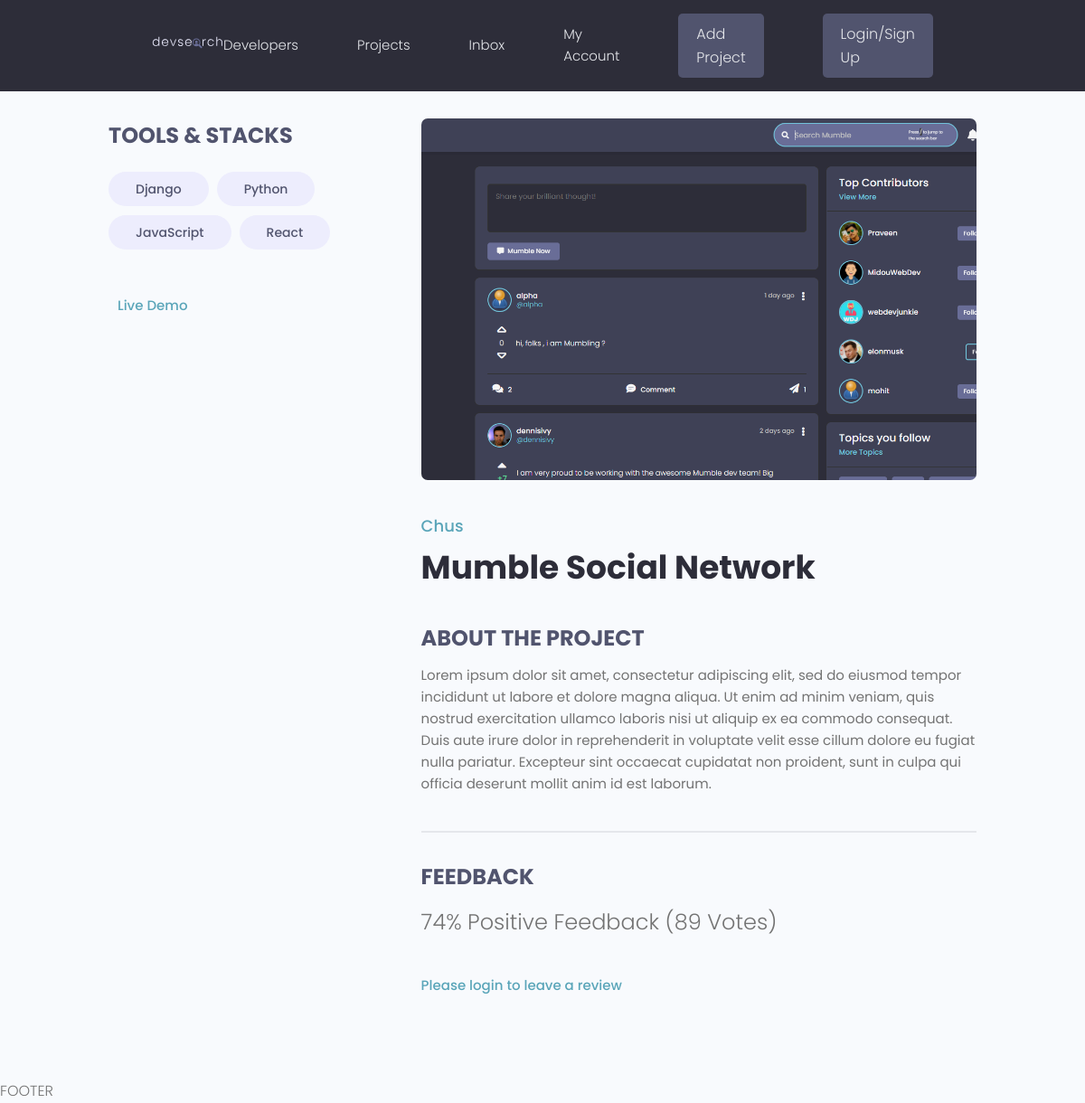
Screenshot of /projects/project/cf379486-8d9c-4b88-8bc6-c9e83bc3019e with the database file from the repository.
### projects/models.py (models this page shows, shortened)
class Tag(models.Model):
    name = models.CharField(max_length=200)
    created = models.DateTimeField(auto_now_add=True)
    id = models.UUIDField(default=uuid.uuid4, unique=True, primary_key=True, editable=False)
    def __str__(self):
        return self.name

class Project(models.Model):
    owner = models.ForeignKey(Profile, null=True, blank=True, on_delete=models.SET_NULL)
    title = models.CharField(max_length=200)
    description = models.TextField(null=True, blank=True)
    demo_link = models.CharField(max_length=2000,  null=True, blank=True)
    featured_image = models.ImageField(null=True, blank=True, default="default.jpg")
    source_link = models.CharField(max_length=2000,  null=True, blank=True)
    tags = models.ManyToManyField('Tag', blank=True)
    vote_total = models.IntegerField(default=0, null=True, blank=True)
    vote_ratio = models.IntegerField(default=0, null=True, blank=True)
    created = models.DateTimeField(auto_now_add=True)
    id = models.UUIDField(default=uuid.uuid4, unique=True, primary_key=True, editable=False)

### projects/views.py (the view)
# urls.py: path("project/<str:pk>", views.project, name="project"),
def project(request, pk):
    projectObj = Project.objects.get(id=pk)
    context = {
        'project':projectObj,
    }
    return render(request, 'projects/single-project.html', context=context)

### projects/templates/projects/single-project.html (shortened to what this page needs)
{% extends "base.html" %}
{% block content %}
<main class="singleProject my-md">
    <div class="container">
        <div class="layout">
            <div class="column column--1of3">
                <h3 class="singleProject__subtitle">Tools & Stacks</h3>
                <div class="singleProject__toolStack">
                    {% for tag in project.tags.all %}
                    <span class="tag tag--pill tag--sub tag--lg">
                        <small>{{tag}}</small>
                    </span>
                    {% endfor %}
                </div>
                {% if project.demo_link %}
                <a class="singleProject__liveLink" href="{{project.source_link}}" target="_blank">Live Demo
                </a>
                {% endif %}
            </div>
            <div class="column column--2of3">
                <img class="singleProject__preview" src="{{ project.featured_image.url }}" alt="portfolio thumbnail" />
                <a href=""
                    class="singleProject__developer">Chus</a>
                <h2 class="singleProject__title">{{project.title}}</h2>
                <h3 class="singleProject__subtitle">About the Project</h3>
                <div class="singleProject__info">
                    {{project.description}}
                </div>
                <div class="comments">
                    <h3 class="singleProject__subtitle">Feedback</h3>
                    <h5 class="project--rating">
                        {{project.vote_ratio}}% Positive Feedback ({{project.vote_total}}
                        Vote{{project.vote_total|pluralize:"s"}})
                    </h5>
                    {% if request.user.profile.id in project.reviewers %}
                    <p>You have already submitted your review for this project</p>
                    {% elif request.user.profile == project.owner %}
                    <p>You cannot review your own work</p>
                    {% else %}
                    <a href="">Please login to leave a review</a>
                    {% endif %}
                </div>
            </div>
        </div>
    </div>
</main>
{% endblock content %}

### static/styles/app.css (style rules this page uses)
:root { --color-sub: #2d2d39; }
img { width: 100%; }
.singleProject .column--1of3 { order: 2; }
@media screen and (min-width: 1081px) { .singleProject .column--1of3 { order: 1; } }
@media screen and (min-width: 1081px) { .singleProject .column--2of3 { order: 2; } }
.singleProject__toolStack { margin-top: 2rem; margin-bottom: 4rem; }
.singleProject__liveLink { font-weight: 500; transition: all 0.3s ease-in-out; border-bottom: 2px solid transparent; }
.singleProject__preview { height: 50vh; object-fit: cover; object-position: top center; margin-bottom: 3rem; border-radius: 0.7rem; }
.singleProject__developer { font-size: 1.8rem; font-weight: 500; }
.singleProject__title { font-size: 3.6rem; font-weight: 700; color: var(--color-sub); margin-bottom: 3rem; }
.project--rating { margin-bottom: 1.6em; margin-top: 0.5em; }
.singleProject__subtitle { text-transform: uppercase; font-size: 2.4rem; font-weight: 700; color: var(--color-sub-light); margin-bottom: 1rem; }
.comments { margin-top: 4rem; padding-top: 3rem; border-top: 2px solid var(--color-light); }

### static/uikit/styles/modules/_variables.css (style rules this page uses)
:root { --color-main: #5aa5b9; --color-main-light: #e6faff; --color-sub: #3f4156; --color-sub-light: #51546e; --color-sub-lighter: #ededfd; --color-text: #737373; --color-gray: #8b8b8b; --color-light: #e5e7eb; --color-light-gray: #767676; --color-bg: #f8fafd; --color-white: #fffefd; --color-white-light: #f3f3f3; --color-success: #359e64; --color-success-bg: #def8e8; --color-error: #fc4b0b; --color-error-bg: #fff2ee; --font-base: 'Poppins', arial, helvetica, 'Segoe UI', roboto, ubuntu, sans-serif; --font-monospace: 'Fira Code', 'Courier New', courier, monospace; --font-regular: 300; --font-medium: 500; --font-bold: 700; --generic-shadow: 1px 1px 5px #00000010; --generic-transition: all 0.3s ease-in-out; }

### static/uikit/styles/modules/_base.css (style rules this page uses)
* { margin: 0; padding: 0; box-sizing: border-box; text-rendering: optimizeLegibility; color: inherit; font-size: inherit; }
html { font-size: 50%; }
@media only screen and (min-width: 480px) { html { font-size: 56.25%; } }
@media only screen and (min-width: 1200px) { html { font-size: 62.5%; } }
body { line-height: 1.6; font-weight: 400; font-size: 1.5rem; color: var(--color-text); background-color: var(--color-bg); min-height: 100vh; }

### static/uikit/styles/modules/_typography.css (style rules this page uses)
* { font-family: var(--font-base); }
h2 { font-size: 3.6rem; font-weight: var(--font-bold); }
h3 { font-size: 3.2rem; font-weight: var(--font-medium); }
h5 { font-size: 2.4rem; font-weight: var(--font-medium); }
h5, h6 { font-weight: var(--font-regular); }
p, span, strong { font-size: 1.6rem; color: var(--color-text); font-weight: var(--font-regular); }
a { padding-bottom: 2px; text-decoration: none; display: inline-block; color: var(--color-main); font-weight: var(--font-medium); }

### static/uikit/styles/modules/_utilities.css (style rules this page uses)
.container { width: 92%; max-width: 165rem; margin: 0 auto; box-sizing: border-box; }
@media screen and (min-width: 1000px) { .container { width: 90%; } }
@media screen and (min-width: 1200px) { .container { width: 80%; } }
.my-md { margin: 3rem auto; }

### static/uikit/styles/modules/_tag.css (style rules this page uses)
.tag { display: inline-flex; align-items: center; background-color: var(--color-sub); height: -webkit-fit-content; height: -moz-fit-content; height: fit-content; width: -webkit-fit-content; width: -moz-fit-content; width: fit-content; border-radius: 0.5rem; padding: 0.5rem 1.5rem; font-size: 1.2rem; cursor: pointer; }
.tag:not(:last-child) { margin-right: 0.25rem; margin-bottom: 0.75rem; }
.tag > small { color: var(--color-white); }
.tag--pill { border-radius: 5rem; }
.tag--sub, .tag--sub > small { background: var(--color-sub-lighter); color: var(--color-sub-light); font-weight: 500; }
.tag--lg { padding: 0.8rem 3rem; font-size: 1.4rem; }
.tag--lg:not(:last-child) { margin-right: 0.5rem; margin-bottom: 1rem; }

### static/uikit/styles/modules/_layout.css (style rules this page uses)
.layout { display: flex; flex-flow: row wrap; justify-content: space-between; }
.layout > .column { margin-bottom: 3rem; }
.layout > .column.column--1of3 { flex-basis: 30%; }
.layout > .column.column--2of3 { flex-basis: 64%; }

### rows the page displays
Tag: name "Django"
Tag: name "Python"
Tag: name "JavaScript"
Tag: name "React"
Project: featured_image (picture), title "Mumble Social Network", description "Lorem ipsum dolor sit amet, consectetur adipiscing elit, sed do eiusmod tempor incididunt ut labore et dolore magna aliqua. Ut enim ad minim veniam, quis nostrud exercitation ullamco laboris nisi ut aliquip ex ea commodo consequat. Duis aute irure dolor in reprehenderit in voluptate velit esse cillum dolore eu fugiat nulla pariatur. Excepteur sint occaecat cupidatat non proident, sunt in culpa qui officia deserunt mollit anim id est laborum.", vote_ratio "74", vote_total "89"
